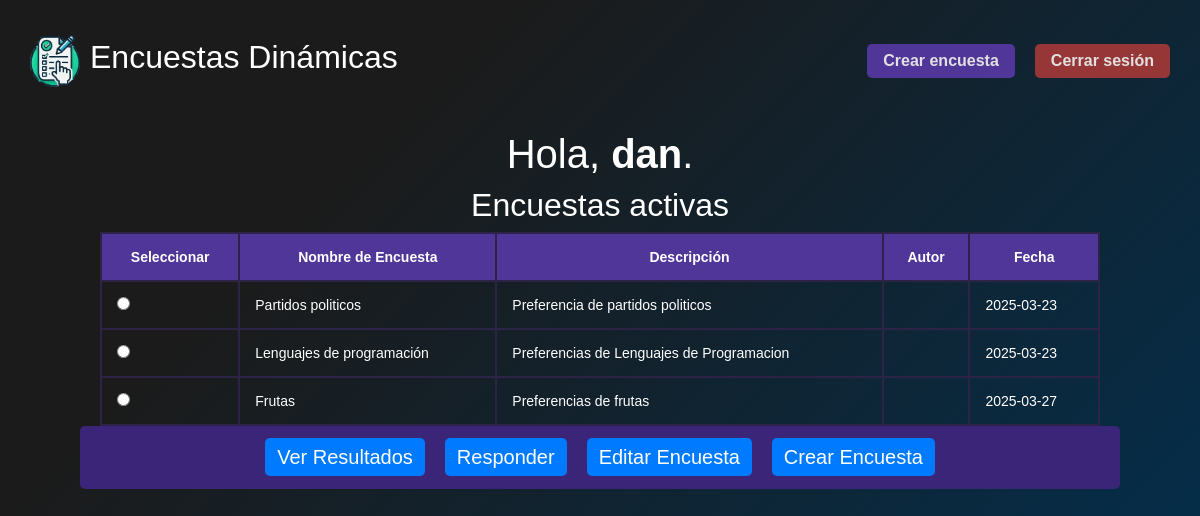
Page /encuestas_propias.php (signed in) on the earlier database version.
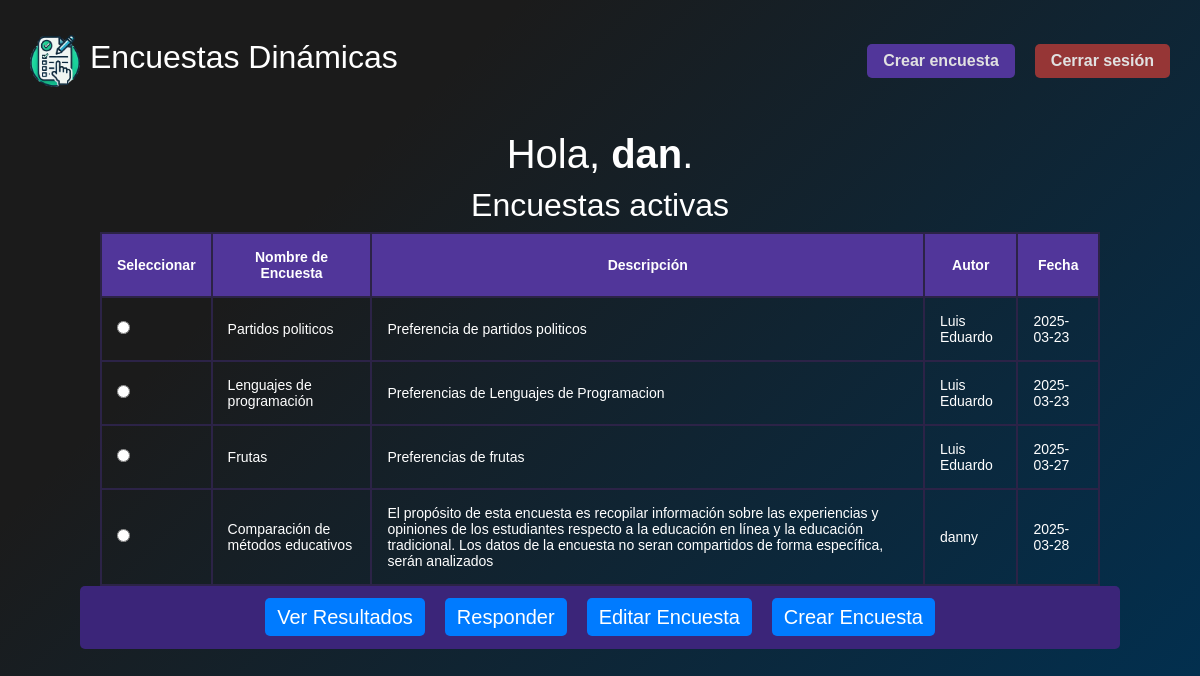
Same page on the later database version.
### tables this page shows
CREATE TABLE `enc_encuestasm` (
  `idencuesta` int(11) NOT NULL,
  `nombre` varchar(255) NOT NULL,
  `descripcion` varchar(255) NOT NULL,
  `idusuario` int(11) NOT NULL,
  `fecha` date NOT NULL,
  `activo` varchar(1) NOT NULL
);

CREATE TABLE `usuarios` (
  `idusuario` int(11) NOT NULL,
  `username` varchar(50) NOT NULL,
  `nombreU` varchar(100) NOT NULL,
  `apellido_paterno` varchar(100) NOT NULL,
  `apellido_materno` varchar(100) DEFAULT NULL,
  `fecha_nacimiento` date NOT NULL,
  `email` varchar(255) NOT NULL,
  `telefono` varchar(15) DEFAULT NULL,
  `genero` enum('Masculino','Femenino','Otro') NOT NULL,
  `password_hash` varchar(255) NOT NULL
);

### encuestas_propias.php (the view, shortened to what this page needs)
<?php
$username = "root";
$password = "";
$database = "db_encuestas";
$mysqli = new mysqli("localhost", $username, $password, $database);
$query = "SELECT * FROM enc_encuestasm INNER JOIN usuarios ON enc_encuestasm.idusuario=usuarios.idusuario ORDER BY idencuesta ASC";
?>
<!DOCTYPE html>
<html lang="es">
<head>
    <link rel="stylesheet" href="https://stackpath.bootstrapcdn.com/bootstrap/4.5.2/css/bootstrap.min.css">
    <link rel="stylesheet" href="./assets/css/style.css">
</head>
<body>
    <?php include __DIR__ . "/includes/header.php"; ?>
    <div class="items-welcome">
        <div class="wrap-welcome">
            <h1>Hola, <b><?php echo htmlspecialchars($_SESSION["username"]); ?></b>.</h1>
        </div>
        <div class="wrap-welcome">
            <h2>Encuestas activas</h2>
            <form id="formSeleccionEncuesta">
                <table class="table-welcome">
                    <tr>
                        <th>Seleccionar</th>
                        <th>Nombre de Encuesta</th>
                        <th>Descripción</th>
                        <th>Autor</th>
                        <th>Fecha</th>
                    </tr>
                    <?php
                    if ($result = $mysqli->query($query)) {
                        while ($row = $result->fetch_assoc()) {
                            $idEncuesta = $row["idencuesta"];
                            $nombre = $row["nombre"];
                            $descripcion = $row["descripcion"];
                            $autor = $row["nombreU"];
                            $fecha = $row["fecha"];
                            echo "<tr>
                                    <td><input type='radio' name='seleccionEncuesta' value='$idEncuesta' onclick='actualizarEnlaces($idEncuesta)'></td>
                                    <td>$nombre</td>
                                    <td>$descripcion</td>
                                    <td>$autor</td>
                                    <td>$fecha</td>
                                  </tr>";
                        }
                    }
                    ?>
                </table>
            </form>
        </div>
        <nav>
            <ul class="nav-menu">
                <li><a href="#" id="verResultados">Ver Resultados</a></li>
                <li><a href="#" id="responderEncuesta">Responder</a></li>
                <li><a href="#" id="editarEncuesta">Editar Encuesta</a></li>
                <li><a href="agregar.php">Crear Encuesta</a></li>
            </ul>
        </nav>
    </div>
</body>
</html>

### includes/header.php (shortened to what this page needs)
<!DOCTYPE html>
<html lang="es">
<head>
    <link rel="stylesheet" href="/encuestas/assets/css/style.css">
    <link rel="stylesheet" href="https://cdnjs.cloudflare.com/ajax/libs/font-awesome/4.7.0/css/font-awesome.min.css">
</head>
<body>
    <header class="header-container">
        <div class="header_one">
            <a href="/encuestas/index.php">
                <img class="logo" src="/encuestas/imagenes/logo4.webp" alt="logo">
            </a>
            <h2 class="title_page">Encuestas Dinámicas</h2>
        </div>
        <div class="header_two">
            <?php if (isset($_SESSION['idusuario'])): ?>
                <a href="/encuestas/agregar.php"><button class="index_button_two">Crear encuesta</button></a>
                <a href="/encuestas/logout.php"><button class="index_button_two cerrar_sesion">Cerrar sesión</button></a>
            <?php else: ?>
                <a href="/encuestas/login.php"><button class="index_button_one">Iniciar sesión</button></a>
                <a href="/encuestas/register.php"><button class="index_button_two">Registro</button></a>
            <?php endif; ?>
        </div>
    </header>

### assets/css/style.css (style rules this page uses)
* { font-family: 'Arial'; color: white; }
html, body { height: 100%; min-height: 100vh; margin: 0; padding: 0; background-color: #003153; background-image: linear-gradient(315deg, #003153 0%, #1B1B1B 74%); width: 100%; overflow-x: hidden; }
.header-container { font-weight: bold; font-size: 18px; align-items: center; display: flex; flex-direction: row; justify-content: space-between; margin: 15px auto; padding: 10px 20px; max-width: 1200px; }
.header_one { display: flex; align-items: center; }
.logo { width: 50px; height: auto; }
.header_two { display: flex; align-items: center; }
.header_one a { padding: 10px; text-decoration: none; }
.header_two a { padding: 10px; text-decoration: none; }
a { color: white; transition: all 0.3s ease 0s; }
input { color: rgb(39, 39, 39); }
.index_button_two { color: rgb(225, 225, 225); font-weight: bold; font-size: 16px; background-color: #51369A; border-radius: 5px; border: none; padding: 0.5rem 1rem; min-width: 120px; cursor: pointer; transition: all 0.3s ease 0s; }
.cerrar_sesion { background-color: rgb(150, 54, 54) !important; }
.items-welcome { display: inline-flex; flex-direction: column; }
.table-welcome { width: 750px; border-collapse: collapse; margin: 20px 0px 200px 0px; }
th, td { border: 4px solid #51369A; padding: 8px; text-align: left; }
.nav-menu { display: flex; flex-wrap: wrap; justify-content: center; background-color: #3b2579; padding: 10px; border-radius: 5px; list-style: none; }
.nav-menu li { margin: 10px; }
.nav-menu a { font-size: 20px; padding: 8px 12px; }
button { color: rgb(233, 233, 233); font-weight: bold; font-size:16px; background-color: #51369A; border-radius: 5px; border: none; padding: 5px 5px; min-width: 120px; cursor: pointer; transition: all 0.3s ease 0s; }
.table-welcome { width: 100%; max-width: 1000px; margin: auto; border-collapse: collapse; }
.table-welcome td, .table-welcome th { border: 2px solid #2c2347; padding: 15px; }
.table-welcome th { background-color: #51369A; text-align: center; }
.items-welcome { display: flex; flex-direction: column; justify-content: flex-start; width: 100%; padding: 0.5rem 5rem; }

### encuestas_propias.php (style rules this page uses)
body { font: 14px sans-serif; text-align: center; }
.table-welcome { width: 80%; margin: 20px auto; border-collapse: collapse; }
.table-welcome td, .table-welcome th { border: 1px solid black; padding: 10px; }
.table-welcome th { background-color: #f2f2f2; }
.nav-menu { list-style-type: none; padding: 0; }
.nav-menu li { display: inline; margin: 10px; }
.nav-menu a { text-decoration: none; padding: 10px 15px; background-color: #007bff; color: white; border-radius: 5px; }

Differences in the rows shown:
changed through a linked row, enc_encuestasm "Partidos politicos": idusuario.nombreU (not shown) → "Luis Eduardo"
changed through a linked row, enc_encuestasm "Lenguajes de programación": idusuario.nombreU (not shown) → "Luis Eduardo"
changed through a linked row, enc_encuestasm "Frutas": idusuario.nombreU (not shown) → "Luis Eduardo"
added enc_encuestasm: nombre "Comparación de métodos educativos", descripcion "El propósito de esta encuesta es recopilar información sobre las experiencias y opiniones de los estudiantes respecto a la educación en línea y la educación tradicional. Los datos de la encuesta no seran compartidos de forma específica, serán analizados", idusuario.nombreU "danny", fecha "2025-03-28"
